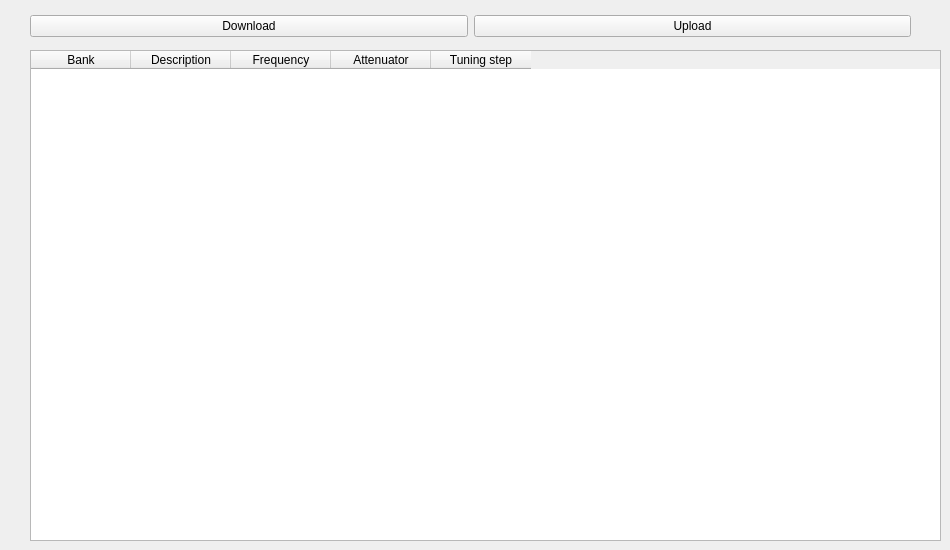
        <widget class="QWidget" name="TabMemory">
         <attribute name="title">
          <string>Memory</string>
         </attribute>
         <widget class="QTableWidget" name="LstMemory">
          <property name="geometry">
           <rect>
            <x>30</x>
            <y>50</y>
            <width>911</width>
            <height>491</height>
           </rect>
          </property>
          <property name="minimumSize">
           <size>
            <width>0</width>
            <height>0</height>
           </size>
          </property>
          <column>
           <property name="text">
            <string>Bank</string>
           </property>
          </column>
          <column>
           <property name="text">
            <string>Description</string>
           </property>
          </column>
          <column>
           <property name="text">
            <string>Frequency</string>
           </property>
          </column>
          <column>
           <property name="text">
            <string>Attenuator</string>
           </property>
          </column>
          <column>
           <property name="text">
            <string>Tuning step</string>
           </property>
          </column>
         </widget>
         <widget class="QWidget" name="horizontalLayoutWidget">
          <property name="geometry">
           <rect>
            <x>30</x>
            <y>10</y>
            <width>881</width>
            <height>32</height>
           </rect>
          </property>
          <layout class="QHBoxLayout" name="horizontalLayout_12">
           <item>
            <widget class="QPushButton" name="CmdMemoryDownload">
             <property name="text">
              <string>Download</string>
             </property>
            </widget>
           </item>
           <item>
            <widget class="QPushButton" name="CmdMemoryUpload">
             <property name="text">
              <string>Upload</string>
             </property>
            </widget>
           </item>
          </layout>
         </widget>
        </widget>
